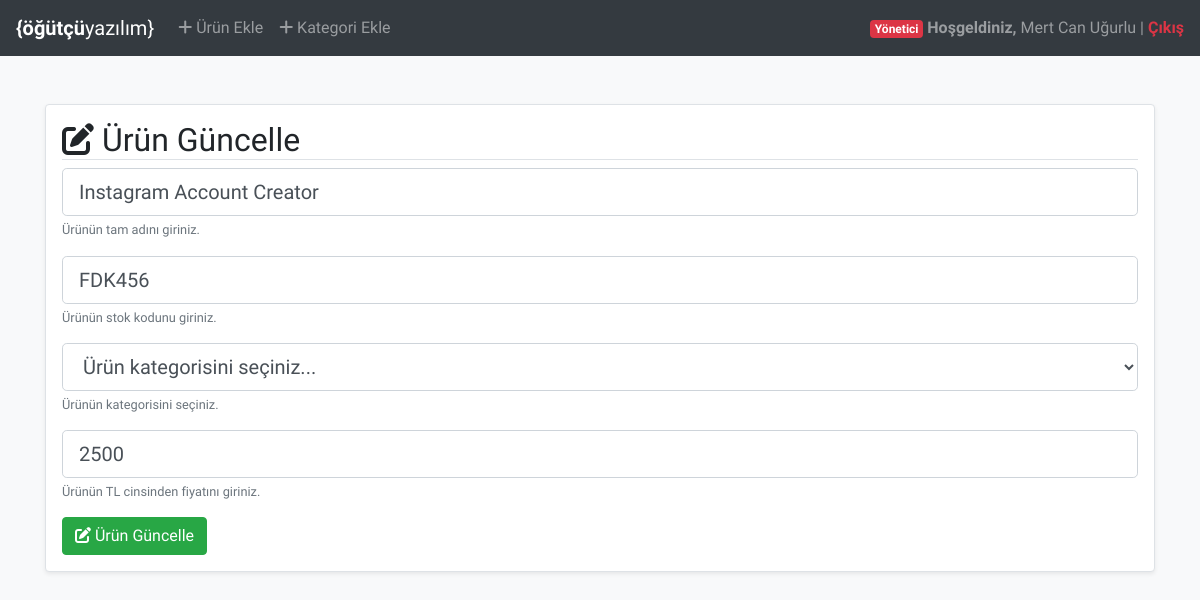
The app's page /urun-guncelle.php?id=2 (signed in) with its own data.
### tables this page shows
CREATE TABLE `kullanicilar` (
  `kullanici_id` int(11) NOT NULL,
  `kullanici_mail` varchar(255) NOT NULL,
  `kullanici_ad` varchar(255) NOT NULL,
  `kullanici_sifre` varchar(500) NOT NULL,
  `kullanici_rol` tinyint(1) NOT NULL
);

CREATE TABLE `urunler` (
  `urun_id` int(11) NOT NULL,
  `urun_kod` varchar(60) NOT NULL,
  `urun_ad` varchar(255) NOT NULL,
  `urun_kategori` int(11) NOT NULL,
  `urun_fiyat` int(11) NOT NULL
);

### urun-guncelle.php (the view, shortened to what this page needs)
<?php require_once('header.php'); ?>
<?php
	$item_id = $_GET["id"];
	$tekil_urun_sql = "SELECT * FROM urunler WHERE urun_id='$item_id'";
	$statement = $pdo->prepare($tekil_urun_sql);
	$statement->execute();
	$tekil_urun = $statement->fetch(PDO::FETCH_OBJ);
?>
	<div class="container mt-5">
		<div class="row">
			<div class="col-12">
				<div class="blok bg-white border rounded shadow-sm p-3">
					<h2 class="border-bottom"><i class="fas fa-edit"></i> Ürün Güncelle</h2>
					<form method="POST">
						<div class="form-group">
							<input type="text" class="form-control form-control-lg" value="<?= $tekil_urun->urun_ad; ?>" name="urun_ad" placeholder="Ürün ismi (örn: Restoran Takip Programı)">
							<small class="form-text text-muted">Ürünün tam adını giriniz.</small>
						</div>
						<div class="form-group">
							<input type="text" class="form-control form-control-lg" value="<?= $tekil_urun->urun_kod; ?>" name="urun_kod" placeholder="Ürün stok kodu (örn: AJDHF56)">
							<small class="form-text text-muted">Ürünün stok kodunu giriniz.</small>
						</div>
						<div class="form-group">
							<select class="form-control form-control-lg" name="urun_kategori">
								<option value="0" selected>Ürün kategorisini seçiniz...</option>
							</select>
							<small class="form-text text-muted">Ürünün kategorisini seçiniz.</small>
						</div>
						<div class="form-group">
							<input type="text" class="form-control form-control-lg" value="<?= $tekil_urun->urun_fiyat; ?>" name="urun_fiyat" placeholder="Ürün fiyatı (örn: 1150)">
							<small class="form-text text-muted">Ürünün TL cinsinden fiyatını giriniz.</small>
						</div>
						<button type="submit" class="btn btn-success"><i class="fas fa-edit"></i> Ürün Güncelle</button>
					</form>
				</div>
			</div>
		</div>
	</div>
<?php require_once('footer.php'); ?>

### header.php (shortened to what this page needs)
<?php
	require_once 'db.php';
	$kullanici = $_SESSION['id'];
	$user_sql = "SELECT * FROM kullanicilar WHERE kullanici_id=:id";
	$statement = $pdo->prepare($user_sql);
	$statement->execute([':id' => $kullanici]);
	$user = $statement->fetch(PDO::FETCH_OBJ);
?>
<!doctype html>
<html lang="tr">
	<head>
		<link rel="stylesheet" href="https://stackpath.bootstrapcdn.com/bootstrap/4.4.1/css/bootstrap.min.css">
		<link rel="stylesheet" href="assets/style.css">
	</head>
	<body class="bg-light">
		<nav class="navbar navbar-expand-lg navbar-dark bg-dark">
			<a class="navbar-brand" href="index.php"><strong>{öğütçü</strong>yazılım}</a>
			<div class="collapse navbar-collapse" id="navbarText">
				<ul class="navbar-nav mr-auto">
					<?php if ($user->kullanici_rol == 1 || $user->kullanici_rol == 2) { ?>
						<li class="nav-item">
							<a class="nav-link" href="urun-ekle.php"><i class="fas fa-plus"></i> Ürün Ekle</a>
						</li>
						<li class="nav-item">
							<a class="nav-link" href="kategori-ekle.php"><i class="fas fa-plus"></i> Kategori Ekle</a>
						</li>
					<?php } ?>
				</ul>
				<span class="navbar-text">
					<?php
						if($user->kullanici_rol == 0) {
							echo '<span class="badge badge-primary ml-2 align-middle">Müşteri</span>';
						} else if ($user->kullanici_rol == 1) {
							echo '<span class="badge badge-danger ml-2 align-middle">Yönetici</span>';
						} else {
							echo '<span class="badge badge-warning ml-2 align-middle">Editör</span>';
						}
					?>
					<strong>Hoşgeldiniz,</strong> <?= $user->kullanici_ad; ?> | <a class="text-danger font-weight-bold" href="cikis.php">Çıkış</a>
				</span>
			</div>
		</nav>

### style.css (style rules this page uses)
body { font-family: 'Rajdhani', sans-serif; }
li { list-style: none; }
ul { margin: 0; padding: 0; }

### records on screen
kullanicilar: kullanici_ad "Mert Can Uğurlu"
urunler: urun_ad "Instagram Account Creator", urun_kod "FDK456", urun_fiyat "2500"
